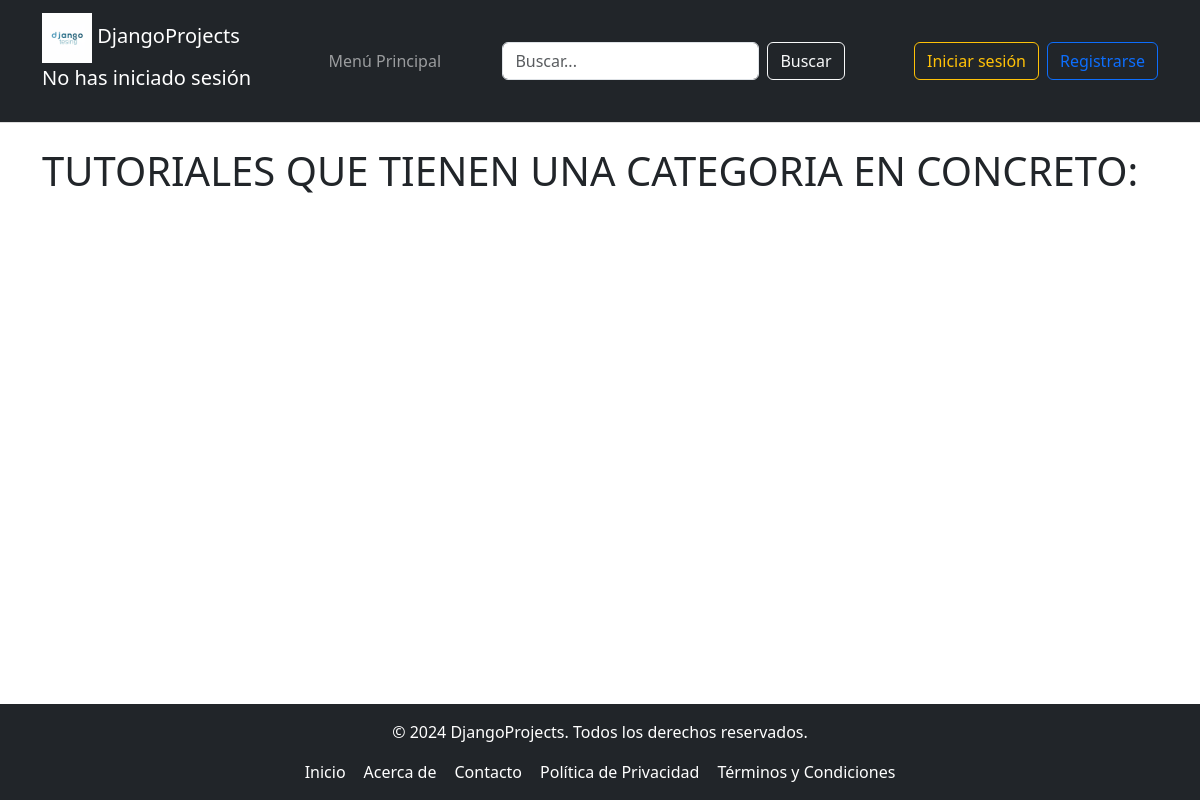
The page /Tutorial/tutorial_no_tenga_categoria on the database as committed earlier.
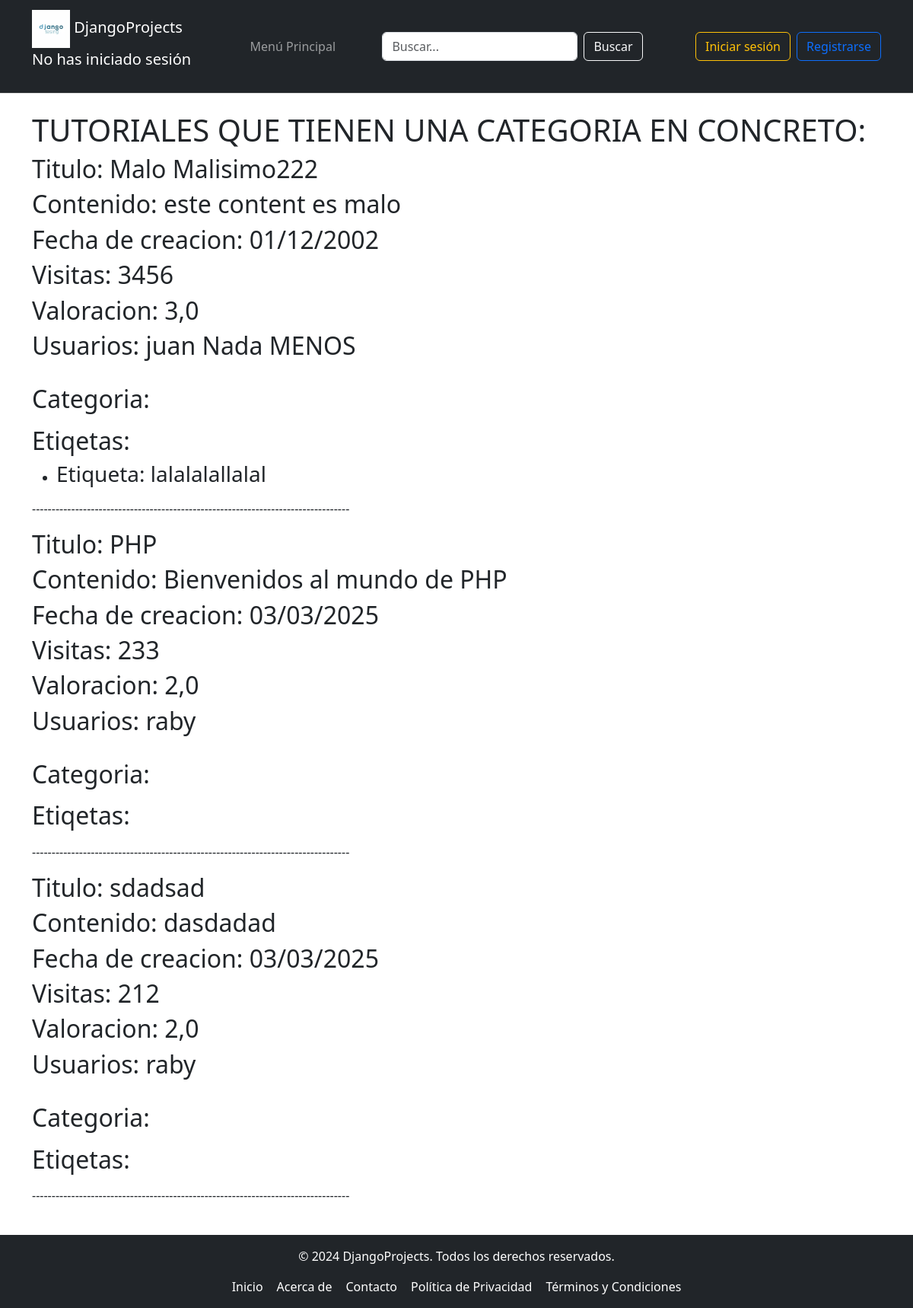
The same page on the database as committed later.
### tutorial/models.py (models this page shows, shortened)
class Tutorial(models.Model):
    titulo = models.CharField(max_length=50)
    contenido = models.TextField()
    fecha_Creacion = models.DateTimeField()
    visitas = models.IntegerField()
    valoracion = models.DecimalField(max_digits=3, decimal_places=1)
    usuario = models.ForeignKey(Usuario, on_delete=models.CASCADE, related_name="usuario_del_tutorial")

class Usuario(AbstractBaseUser, PermissionsMixin):
    ADMINISTRADOR = 1
    PROFESOR = 2
    ESTUDIANTE = 3
    ROLES = (
        (ADMINISTRADOR, 'administrador'),
        (PROFESOR, 'profesor'),
        (ESTUDIANTE, 'estudiante'),
    )
    email = models.EmailField(unique=True)
    nombre = models.CharField(max_length=30)
    fecha_Registro = models.DateField(null=True, blank=True)
    puntuacion = models.DecimalField(max_digits=3, decimal_places=1, default=0.0)
    es_activo = models.BooleanField(default=True)
    is_staff = models.BooleanField(default=False)  # Aquí está el campo
    is_superuser = models.BooleanField(default=False)  # Aquí está el campo
    rol = models.PositiveSmallIntegerField(choices=ROLES, default=ADMINISTRADOR)
    imagen = models.ImageField(upload_to='imagenes/', null=True, blank=True)
    USERNAME_FIELD = 'email'  # Campo único para autenticación
    REQUIRED_FIELDS = ['nombre']  # Campos obligatorios para createsuperuser
    objects = UsuarioManager()  # Asegúrate de que el manager esté asignado correctamente

class Etiqueta(models.Model):
    nombre = models.CharField(max_length=50)
    color = models.CharField(max_length=50)
    publica = models.BooleanField(default=False)
    descripcion = models.TextField(max_length=300)
    tutorial = models.ManyToManyField(Tutorial, related_name="Etiquetas_del_tutorial", through='Etiqueta_tutorial')  # Añadir through

### tutorial/views.py (the view)
# urls.py: path('Tutorial/tutorial_no_tenga_categoria', views.tutorial_no_tenga_categoria, name = 'tutorial_no_tenga_categoria'),
def tutorial_no_tenga_categoria (request):
    tutorial = Tutorial.objects.select_related("usuario").prefetch_related(
        Prefetch('categoria_del_tutorial'),
        Prefetch('Etiquetas_del_tutorial'),
        Prefetch('Tutoriales_cursos')
    ).filter(categoria_del_tutorial = None).all()
    return render(request, 'Tutorial/tutorial_no_tenga_categoria.html', {"tutoriales_mostrar": tutorial})

### tutorial/templates/Tutorial/tutorial_no_tenga_categoria.html
{% extends "Padre.html" %}
{% block cabecera %}
<h1>TUTORIALES QUE TIENEN UNA CATEGORIA EN CONCRETO:</h1>
{% endblock %}
{% block contenido %}
    {% for tutorial in tutoriales_mostrar %}
        {% include "Tutorial/tutoriales.html" %}
    {% endfor %}
{% endblock %}

### tutorial/templates/Tutorial/tutoriales.html (shortened to what this page needs)
<div>
    <h2>Titulo: {{ tutorial.titulo }}</h2>
    <h2>Contenido: {{ tutorial.contenido }}</h2>
    <h2>Fecha de creacion: {{ tutorial.fecha_Creacion | date:"d/m/Y"}}</h2>
    <h2>Visitas: {{ tutorial.visitas }}</h2>
    <h2>Valoracion: {{ tutorial.valoracion }}</h2>
    <h2>Usuarios: {{ tutorial.usuario.nombre }}</h2>
    <br>
    <h2>Categoria:</h2>
    <h2>Etiqetas:</h2>
    <ul>
        {% for etiqueta in tutorial.Etiquetas_del_tutorial.all%}
            <li><h3>Etiqueta: {{etiqueta.nombre}}</h3></li>
        {%endfor%}
    </ul>
</div>
<p>---------------------------------------------------------------------------------</p>

Rows that differ between the two databases and show on the page:
added Tutorial: titulo "Malo Malisimo222", contenido "este content es malo", fecha_Creacion "01/12/2002", visitas "3456", valoracion "3,0", usuario.nombre "juan Nada MENOS"
added Etiqueta: nombre "lalalalallalal"
added Tutorial: titulo "PHP", contenido "Bienvenidos al mundo de PHP", fecha_Creacion "03/03/2025", visitas "233", valoracion "2,0", usuario.nombre "raby"
added Tutorial: titulo "sdadsad", contenido "dasdadad", fecha_Creacion "03/03/2025", visitas "212", valoracion "2,0", usuario.nombre "raby"
